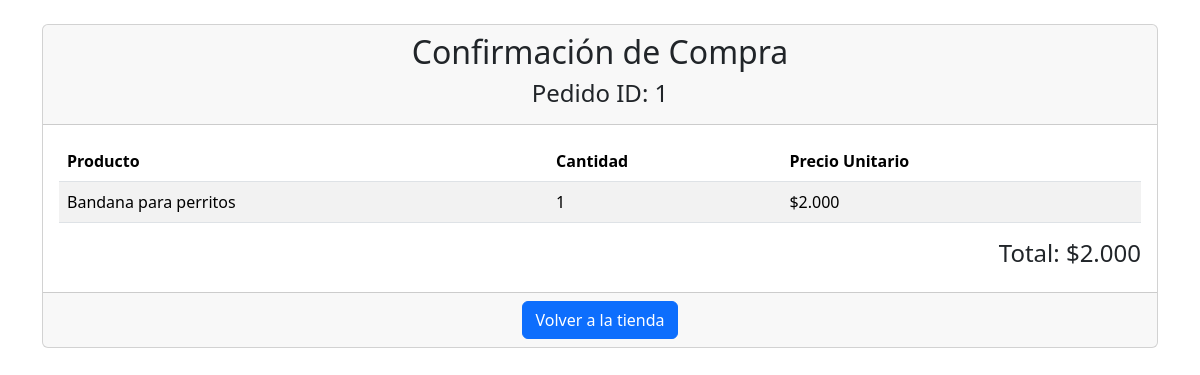
Page /aplicacion/confirmacion/1/ on the committed database.
### aplicacion/models.py (models this page shows, shortened)
class Pedido(models.Model):
    fecha = models.DateTimeField(auto_now_add=True)
    total = models.DecimalField(max_digits=10, decimal_places=2)

class PedidoItem(models.Model):
    pedido = models.ForeignKey(Pedido, related_name='items', on_delete=models.CASCADE)
    producto_index = models.ForeignKey(Producto, on_delete=models.CASCADE, null=True, blank=True)
    producto_bandanas = models.ForeignKey(Producto_bandanas, on_delete=models.CASCADE, null=True, blank=True)
    producto_collares = models.ForeignKey(Producto_collares, on_delete=models.CASCADE, null=True, blank=True)
    producto_identificadores=models.ForeignKey(Producto_identificadores, on_delete=models.CASCADE, null=True, blank=True)
    producto_ofertas=models.ForeignKey(Producto_ofertas, on_delete=models.CASCADE, null=True, blank=True)
    cantidad = models.PositiveIntegerField()
    precio_unitario = models.DecimalField(max_digits=10, decimal_places=2)

class Producto(models.Model):
    imagen = models.ImageField(upload_to='productos/')
    nombre = models.CharField(max_length=100)
    texto = models.CharField(max_length=100)
    precio = models.CharField(max_length=50)

### aplicacion/views.py (the view)
# urls.py: path('confirmacion/<int:pedido_id>/', views.confirmacion_compra, name='confirmacion_compra'),
def confirmacion_compra(request, pedido_id):
    pedido = Pedido.objects.get(id=pedido_id)
    for item in pedido.items.all():
        if item.producto_index:
            item.subtotal = item.cantidad * item.producto_index.precio
        elif item.producto_bandanas:
            item.subtotal = item.cantidad * item.producto_bandanas.precio
        elif item.producto_collares:
            item.subtotal = item.cantidad * item.producto_collares.precio
        elif item.producto_identificadores:
            item.subtotal = item.cantidad * item.producto_identificadores.precio
        elif item.producto_ofertas:
            item.subtotal = item.cantidad * item.producto_ofertas.precio
    return render(request, 'paginas/confirmacion_compra.html', {'pedido': pedido})

### aplicacion/templates/paginas/confirmacion_compra.html (shortened to what this page needs)
<!DOCTYPE html>
<html lang="en">
<head>
    {% load static %}
    <link rel="stylesheet" href="{% static 'bootstrap-5.3.3-dist/css/bootstrap.min.css' %}">
    <link rel="stylesheet" href="https://cdnjs.cloudflare.com/ajax/libs/bootstrap-icons/1.8.1/font/bootstrap-icons.min.css">
</head>
<body>
    <div class="container mt-4">
        <div class="card">
            <div class="card-header">
                <h2 class="text-center">Confirmación de Compra</h2>
                <h4 class="text-center">Pedido ID: {{ pedido.id }}</h4>
            </div>
            <div class="card-body">
                <table class="table table-striped">
                    <thead>
                        <tr>
                            <th>Producto</th>
                            <th>Cantidad</th>
                            <th>Precio Unitario</th>
                        </tr>
                    </thead>
                    <tbody>
                        {% for item in pedido.items.all %}
                        <tr>
                            <td>
                                {% if item.producto_index %}
                                    {{ item.producto_index.nombre }}
                                {% elif item.producto_bandanas %}
                                    {{ item.producto_bandanas.nombre }}
                                {% elif item.producto_collares %}
                                    {{ item.producto_collares.nombre }}
                                {% elif item.producto_identificadores %}
                                    {{ item.producto_identificadores.nombre }}
                                {% elif item.producto_ofertas %}
                                    {{ item.producto_ofertas.nombre }}
                                {% endif %}
                            </td>
                            <td>{{ item.cantidad }}</td>
                            <td>
                                {% if item.producto_index %}
                                    ${{ item.producto_index.precio }}
                                {% elif item.producto_bandanas %}
                                    ${{ item.producto_bandanas.precio }}
                                {% elif item.producto_collares %}
                                    ${{ item.producto_collares.precio }}
                                {% elif item.producto_identificadores %}
                                    ${{ item.producto_identificadores.precio }}
                                {% elif item.producto_ofertas %}
                                    ${{ item.producto_ofertas.precio }}
                                {% endif %}
                            </td>
                        </tr>
                        {% endfor %}
                    </tbody>
                </table>
                <div class="text-end">
                    <h4>Total: ${{ pedido.total|floatformat:3 }}</h4>
                </div>
            </div>
            <div class="card-footer text-center">
                <a href="{% url 'index' %}" class="btn btn-primary">Volver a la tienda</a>

### rows in the picture
Pedido: id "1", total "2.000"
PedidoItem: producto_index.nombre "Bandana para perritos", cantidad "1", producto_index.precio "2.000"
